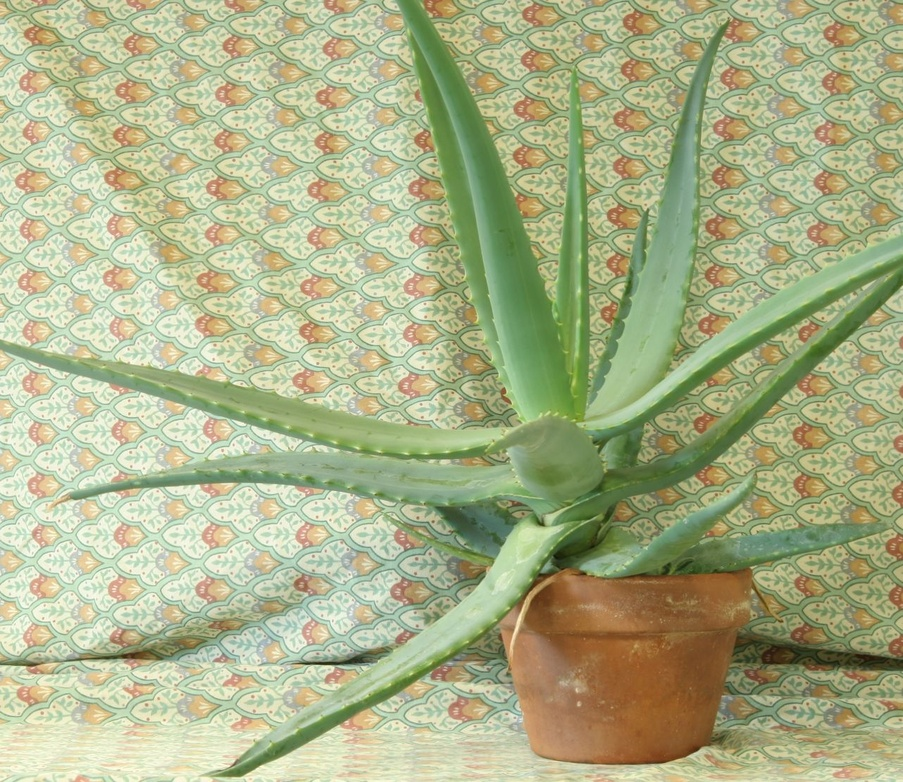
#> input picture camera_calibration_3d_restruct/data/aloeL.jpg, 903 x 782 px, shrunk from 1282 x 1110 before the run
$ python epipolar_geometry_ORB.py   (Python 2 division)
#> lines starting #> are read from the running program, lines starting #| are printed output that depends on the picture
# -*- coding: utf-8 -*-
import cv2
import numpy as np
from matplotlib import pyplot as plt


# find as many possible matches between two images to find the fundamental matrix
# --- ORB descriptors with FLANN based matcher and ratio test

img1 = cv2.imread('data/aloeL.jpg', 0)  # queryimage # left image
#> img1: shape (782, 903); min 18, max 255, mean 170.8
img2 = cv2.imread('data/aloeR.jpg', 0)  # trainimage # right image
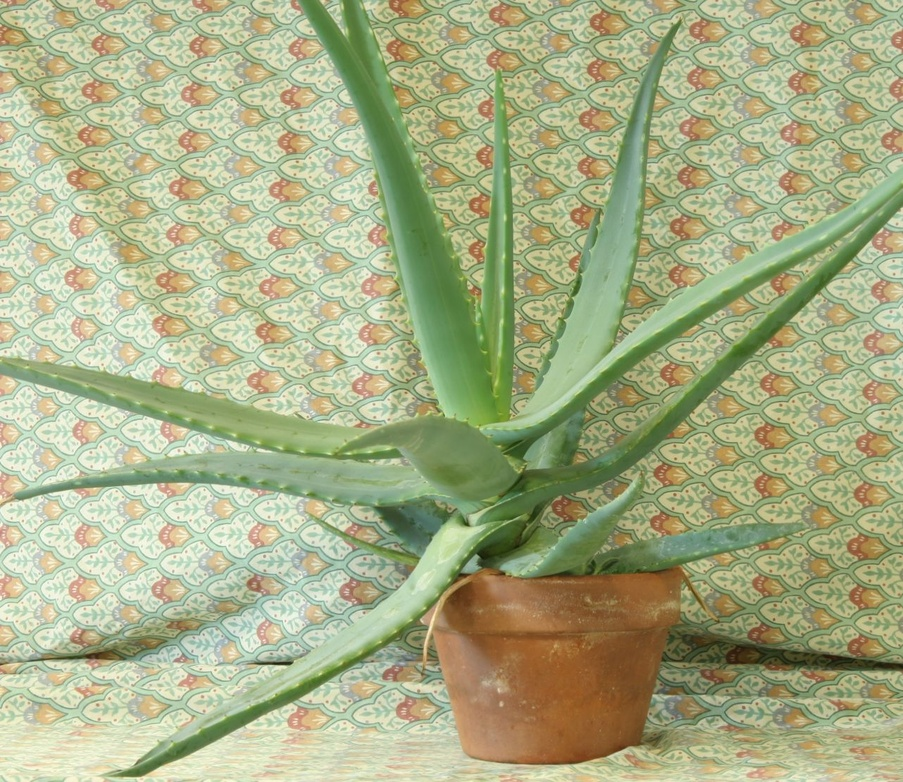
#> input picture camera_calibration_3d_restruct/data/aloeR.jpg, 903 x 782 px, shrunk from 1282 x 1110 before the run
#> img2: shape (782, 903); min 20, max 253, mean 167.8

orb = cv2.ORB_create()
kp1 = orb.detect(img1, None)
#> kp1 = 500 keypoints; strongest (x, y, size): (332, 668, 37.2), (542, 524, 37.2), (543, 524, 53.6), (331, 668, 44.6)
kp2 = orb.detect(img2, None)
#> kp2 = 500 keypoints; strongest (x, y, size): (291, 663, 31), (290, 662, 37.2), (467, 524, 37.2), (468, 525, 31)
kp1, des1 = orb.compute(img1, kp1)
kp2, des2 = orb.compute(img2, kp2)

print 'length of kp1 is {0}'.format(len(kp1))
#| length of kp1 is 500
print 'length of kp2 is {0}'.format(len(kp2))
#| length of kp2 is 500


# SIFT SURF
#     FLANN_INDEX_KDTREE = 0
#     index_params = dict(algorithm=FLANN_INDEX_KDTREE, trees=5)

FLANN_INDEX_LSH = 6
index_params = dict(algorithm=FLANN_INDEX_LSH,
                    table_number=6,  # 12
                    key_size=12,  # 20
                    multi_probe_level=1)  # 2
search_params = dict(checks=50)
flann = cv2.FlannBasedMatcher(index_params, search_params)
matches = flann.knnMatch(des1, des2, k=2)
#> matches = 500 matches

good = []
pts1 = []
pts2 = []
# ratio test as per Lowe's paper
for i,(m,n) in enumerate(matches):
    if m.distance < 0.8*n.distance:
        good.append(m)
        pts2.append(kp2[m.trainIdx].pt)
        pts1.append(kp1[m.queryIdx].pt)
#> after the loop, good = 144 matches; pts1 = 144 pairs, first value 43 to 836, second value 33 to 708; pts2 = 144 pairs, first value 67.39 to 864, second value 33 to 708


# Now we have the list of best matches from both the images. Let's find the Fundamental Matrix.
pts1 = np.int32(pts1)
pts2 = np.int32(pts2)
#> pts2 = 144 pairs, first value 67 to 864, second value 33 to 708
F, mask = cv2.findFundamentalMat(pts1,pts2,cv2.FM_LMEDS)
#> F = [[-5.41e-08, -0.000855, 0.207], [0.00077, -9.82e-05, -8.68e+12], [-0.2, 8.68e+12, 1]]; mask = 144 values, max 1 at index 0, min 0 at index 1, mean 0.549
# We select only inlier points
pts1 = pts1[mask.ravel()==1]
#> pts1 = 79 pairs, first value 105 to 836, second value 33 to 708
pts2 = pts2[mask.ravel()==1]
#> pts2 = 79 pairs, first value 67 to 801, second value 33 to 708


# Next we find the epilines. Epilines corresponding to the points in first image is drawn on second image.
#  So mentioning of correct images are important here.
# We get an array of lines. So we define a new function to draw these lines on the images.
def drawlines(img1,img2,lines,pts1,pts2):
    ''' img1 - image on which we draw the epilines for the points in img2
        lines - corresponding epilines '''
    r,c = img1.shape
    img1 = cv2.cvtColor(img1,cv2.COLOR_GRAY2BGR)
    img2 = cv2.cvtColor(img2,cv2.COLOR_GRAY2BGR)
    for r,pt1,pt2 in zip(lines,pts1,pts2):
        color = tuple(np.random.randint(0,255,3).tolist())
        x0,y0 = map(int, [0, -r[2]/r[1] ])
        x1,y1 = map(int, [c, -(r[2]+r[0]*c)/r[1] ])
        img1 = cv2.line(img1, (x0,y0), (x1,y1), color,1)
        img1 = cv2.circle(img1,tuple(pt1),5,color,-1)
        img2 = cv2.circle(img2,tuple(pt2),5,color,-1)
    return img1,img2


# Now we find the epilines in both the images and draw them./
# Find epilines corresponding to points in right image (second image) and
# drawing its lines on left image
lines1 = cv2.computeCorrespondEpilines(pts2.reshape(-1,1,2), 2,F)
#> lines1 = 79 rows, first 8: [1.42e-14, 1, -419], [2.79e-14, 1, -574], [2.37e-15, 1, -286], [-1.78e-14, 1, -59], [3.04e-14, 1, -602], [-1.75e-14, 1, -62], [-8.09e-15, 1, -168], [-7.56e-15, 1, -174]
lines1 = lines1.reshape(-1,3)
img5,img6 = drawlines(img1,img2,lines1,pts1,pts2)
#> the loop in drawlines, `for r,pt1,pt2 in zip(lines,pts1,pts2):` made 79 passes
#> (r, pt1, pt2, color, y0, y1) on passes 1 to 9: ([1.42e-14, 1, -419], [816, 419], [778, 419], (172, 47, 117), 419, 418), ([2.79e-14, 1, -574], [585, 574], [504, 574], (192, 67, 251), 574, 573), ([2.37e-15, 1, -286], [712, 286], [676, 286], (195, 103, 9), 286, 285), ([-1.78e-14, 1, -59], [628, 59], [594, 59], (211, 21, 242), 59, 59), ([3.04e-14, 1, -602], [406, 602], [355, 602], (36, 87, 70), 602, 601), ([-1.75e-14, 1, -62], [743, 62], [710, 62], (216, 88, 140), 62, 62), ([-8.09e-15, 1, -168], [114, 168], [77, 168], (58, 193, 230), 168, 168), ([-7.56e-15, 1, -174], [332, 174], [295, 174], (39, 87, 174), 174, 174), ([-8.72e-15, 1, -161], [335, 161], [297, 161], (88, 81, 165), 161, 161)
#> (r, pt1, color, y0, y1) on pass 40: ([-7.3e-15, 1, -177], [214, 177], (148, 227, 186), 177, 177)
#> after the loop in drawlines, `for r,pt1,pt2 in zip(lines,pts1,pts2):`:
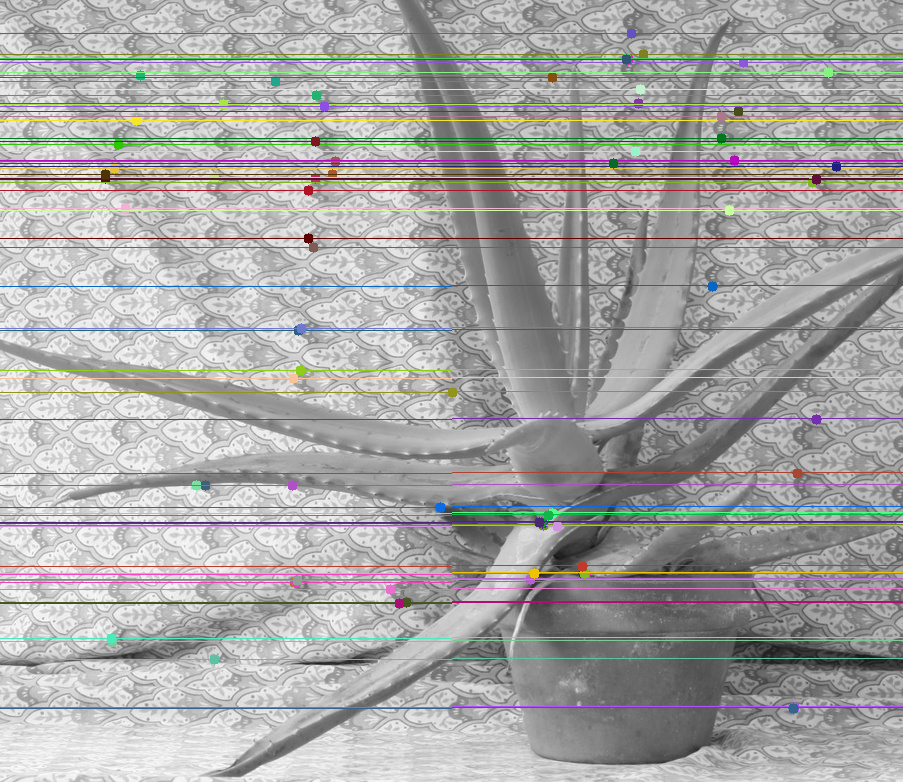
#> img1: shape (782, 903, 3); mean B, G, R 166, 166.6, 166.8
#> after the loop in drawlines, `for r,pt1,pt2 in zip(lines,pts1,pts2):`:
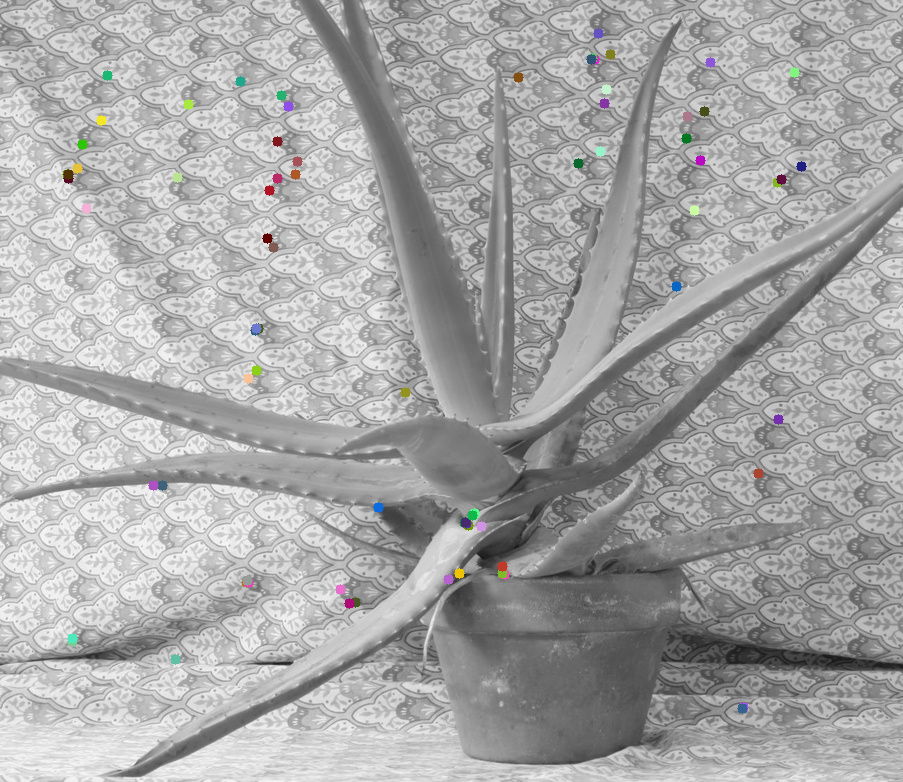
#> img2: shape (782, 903, 3); mean B, G, R 167.4, 167.4, 167.5
# Find epilines corresponding to points in left image (first image) and
# drawing its lines on right image
lines2 = cv2.computeCorrespondEpilines(pts1.reshape(-1,1,2), 1,F)
#> lines2 = 79 rows, first 8: [-1.74e-14, -1, 419], [-3.27e-14, -1, 574], [-4.29e-15, -1, 286], [1.81e-14, -1, 59], [-3.54e-14, -1, 602], [1.78e-14, -1, 62], [7.34e-15, -1, 168], [6.75e-15, -1, 174]
lines2 = lines2.reshape(-1,3)
img3,img4 = drawlines(img2,img1,lines2,pts2,pts1)
#> the loop in drawlines (call 2), `for r,pt1,pt2 in zip(lines,pts1,pts2):` made 79 passes
#> (r, pt1, pt2, color, y0, y1) on passes 1 to 9: ([-1.74e-14, -1, 419], [778, 419], [816, 419], (110, 25, 208), 419, 418), ([-3.27e-14, -1, 574], [504, 574], [585, 574], (188, 121, 118), 574, 573), ([-4.29e-15, -1, 286], [676, 286], [712, 286], (117, 189, 83), 286, 285), ([1.81e-14, -1, 59], [594, 59], [628, 59], (161, 104, 160), 59, 59), ([-3.54e-14, -1, 602], [355, 602], [406, 602], (228, 251, 251), 602, 601), ([1.78e-14, -1, 62], [710, 62], [743, 62], (121, 70, 213), 62, 62), ([7.34e-15, -1, 168], [77, 168], [114, 168], (31, 13, 71), 168, 168), ([6.75e-15, -1, 174], [295, 174], [332, 174], (184, 152, 79), 174, 174), ([8.03e-15, -1, 161], [297, 161], [335, 161], (41, 18, 40), 161, 161)
#> (r, pt2, color, y0, y1) on pass 40: ([6.45e-15, -1, 177], [214, 177], (190, 136, 189), 177, 177)
#> pass 1, in drawlines (call 2), `img1 = cv2.line(img1, (x0,y0), (x1,y1), color,1)`:
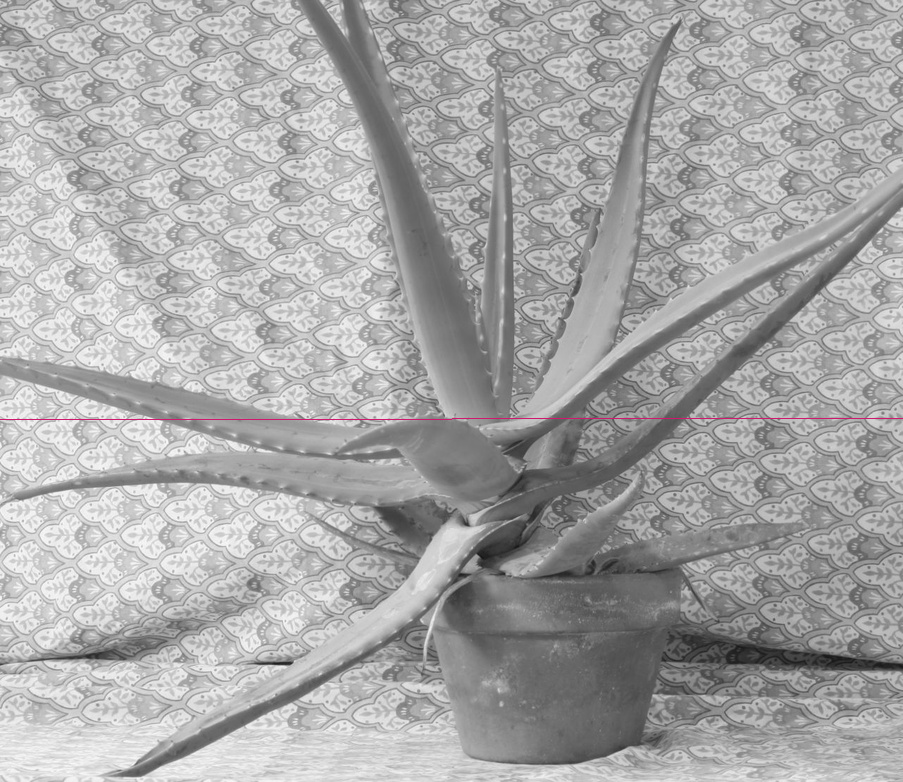
#> img1: shape (782, 903, 3); mean B, G, R 167.7, 167.6, 167.8
#> after the loop in drawlines (call 2), `for r,pt1,pt2 in zip(lines,pts1,pts2):`:
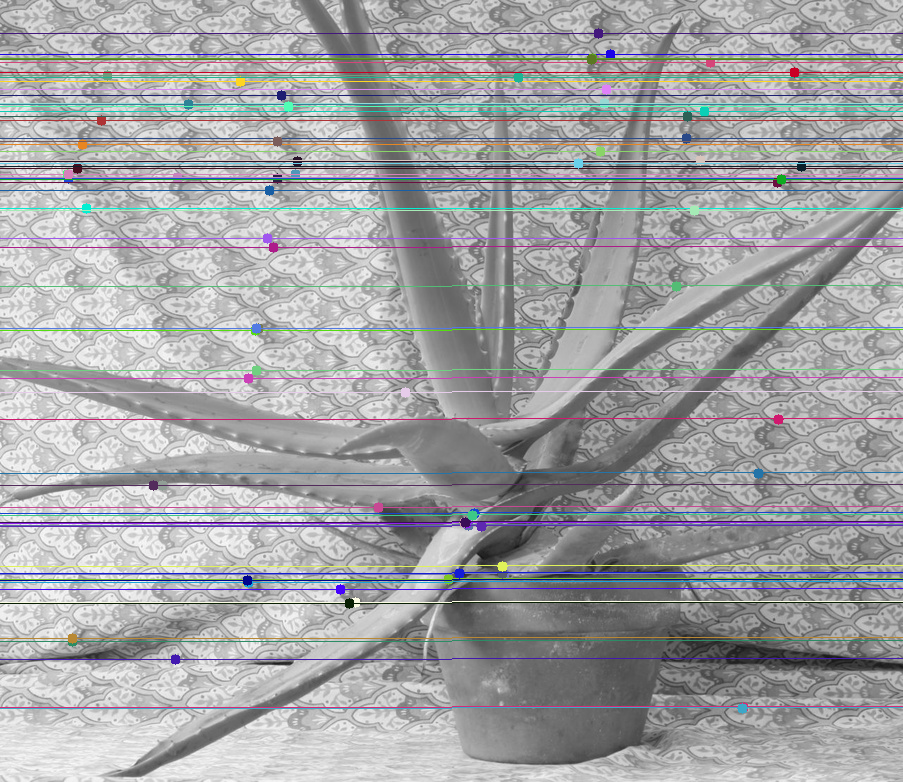
#> img1: shape (782, 903, 3); mean B, G, R 165.1, 162.9, 162.4
#> after the loop in drawlines (call 2), `for r,pt1,pt2 in zip(lines,pts1,pts2):`:
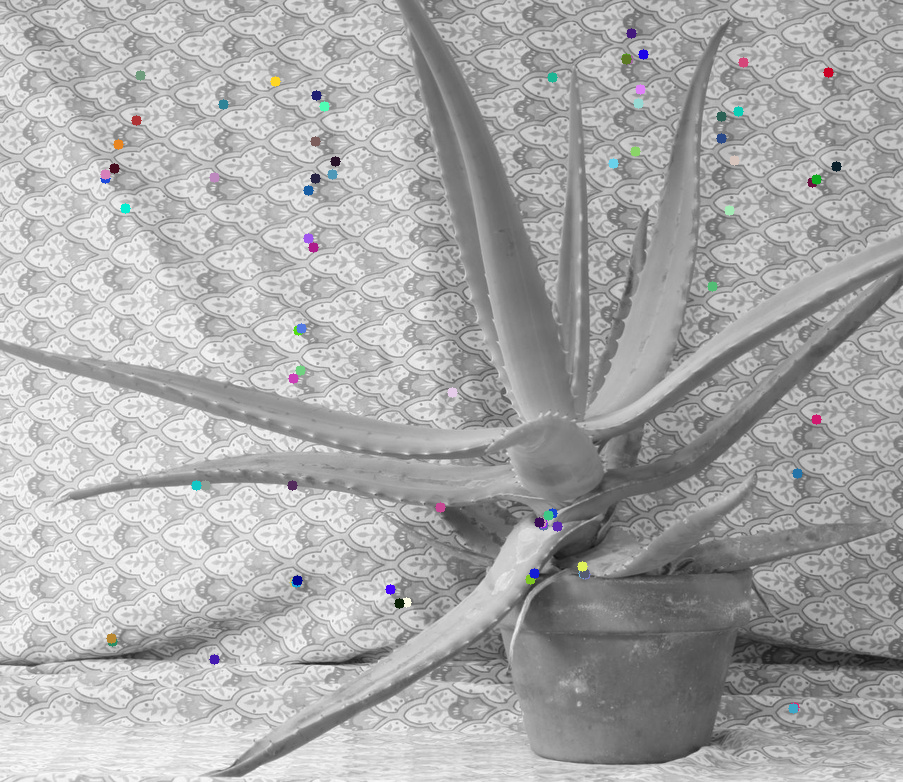
#> img2: shape (782, 903, 3); mean B, G, R 170.5, 170.4, 170.3
plt.subplot(121),plt.imshow(img5)
plt.subplot(122),plt.imshow(img3)
plt.show()
#> figure, not shown here; B, G, R data is drawn as R, G, B
